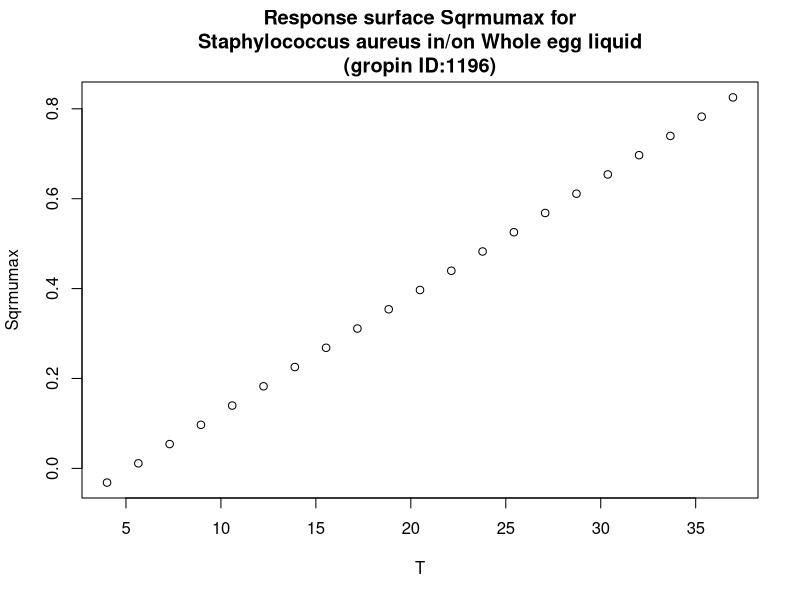

This chart was generated by the following R code:
#############################
# start of Parameter script
#############################
T <- seq(4.004,36.963036963037,length.out=21)
#############################
# end of Parameter script
#############################
############################# 
# start of Model script Gropin ID 1196 
#############################
 
# constant coefficients for this model
 
variables <- data.frame(T)
argumentsPar <- expand.grid(variables)
 
# heart of the model
response_surface <- function(T) {
   mumax <-0.026*(T-5.220)

return(mumax=mumax)
} 

# output parameters
responseSurface <- cbind(argumentsPar,response_surface(argumentsPar['T']))
colnames(responseSurface) <- c(colnames(argumentsPar),'Sqrmumax')
#############################
# End of Model script
#############################
############################# 
# start of Visualisation script Gropin ID 1196 
#############################
plot(T,responseSurface$'Sqrmumax',xlab='T',
                          ylab='Sqrmumax',main='Response surface Sqrmumax for
Staphylococcus aureus in/on Whole egg liquid
(gropin ID:1196)')
#############################
# End of Visualisation script
#############################
